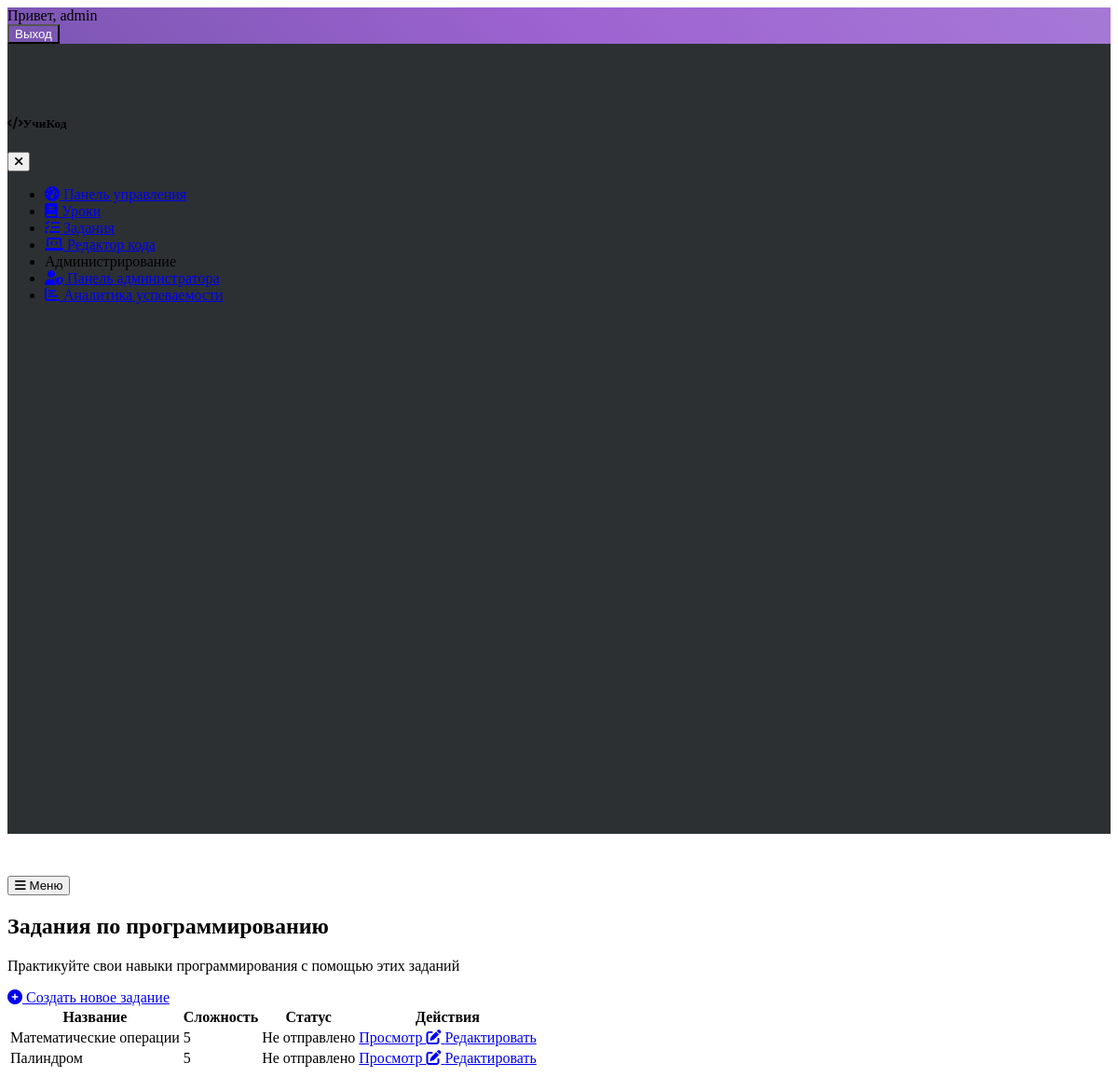
Screenshot of /assignments (signed in) with the database file from the repository.
### models.py (models this page shows, shortened)
class User(UserMixin, db.Model):
    id = db.Column(db.Integer, primary_key=True)
    username = db.Column(db.String(120), unique=True, nullable=False)
    password = db.Column(db.String(60), nullable=False)
    is_active = db.Column(db.Boolean, default=True)  # Добавлен атрибут is_active

class Assignment(db.Model):
    id = db.Column(db.Integer, primary_key=True)
    title = db.Column(db.String(200), nullable=False)
    description = db.Column(db.Text, nullable=False)
    tests = db.Column(db.Text, nullable=False)  # JSON string of test cases
    difficulty = db.Column(db.String(20), default="Medium")
    date_created = db.Column(db.DateTime, default=datetime.utcnow)
    date_updated = db.Column(db.DateTime, default=datetime.utcnow, onupdate=datetime.utcnow)
    is_published = db.Column(db.Boolean, default=True)
    submissions = db.relationship('Submission', backref='assignment', lazy=True, cascade="all, delete-orphan")

### app.py (the view)
@app.route('/assignments')
@login_required
def assignments():
    assignments = Assignment.query.all()  # Получаем все задания из базы данных
    return render_template('assignments.html', assignments=assignments)

### app.py (called while the page is built)
@login_manager.user_loader
def load_user(user_id):
    return User.query.get(int(user_id))

### templates/assignments.html (shortened to what this page needs)
{% extends "layout.html" %}
{% block content %}
<div class="container">
    <div class="row mb-4">
        <div class="col-md-8">
            <h2 class="mb-0">Задания по программированию</h2>
            <p class="text-muted">Практикуйте свои навыки программирования с помощью этих заданий</p>
        </div>
        <div class="col-md-4 text-md-end">
            <a href="{{ url_for('new_assignment') }}" class="btn btn-primary">
                <i class="fas fa-plus-circle me-2"></i> Создать новое задание
            </a>
        </div>
    </div>
    {% if assignments %}
    <div class="row">
        <div class="col-md-12">
            <div class="card">
                <div class="card-body p-0">
                    <div class="table-responsive">
                        <table class="table table-hover mb-0">
                            <thead>
                                <tr>
                                    <th>Название</th>
                                    <th>Сложность</th>
                                    <th>Статус</th>
                                    <th>Действия</th>
                                </tr>
                            </thead>
                            <tbody>
                                {% for assignment in assignments %}
                                <tr>
                                    <td>{{ assignment.title }}</td>
                                    <td>
                                        <span class="badge rounded-pill difficulty-badge {{ assignment.difficulty }}">
                                            {% if assignment.difficulty == 'Easy' %}Легкий
                                            {% elif assignment.difficulty == 'Medium' %}Средний
                                            {% elif assignment.difficulty == 'Hard' %}Сложный
                                            {% else %}{{ assignment.difficulty }}{% endif %}
                                        </span>
                                    </td>
                                    <td>
                                        <span class="badge bg-secondary">Не отправлено</span>
                                    </td>
                                    <td>
                                        <a href="{{ url_for('assignment_detail', assignment_id=assignment.id) }}" class="btn btn-sm btn-primary">
                                            Просмотр
                                        </a>
                                        <a href="{{ url_for('edit_assignment', assignment_id=assignment.id) }}" class="btn btn-sm btn-outline-secondary">
                                            <i class="fas fa-edit"></i> Редактировать
                                        </a>
                                    </td>
                                </tr>
                                {% endfor %}
                            </tbody>
                        </table>
                    </div>
                </div>
            </div>
        </div>
    </div>
    {% endif %}
</div>
{% endblock %}

### templates/layout.html (shortened to what this page needs)
<!DOCTYPE html>
<html lang="ru" data-bs-theme="dark">
<head>
    <link rel="stylesheet" href="https://cdn.replit.com/agent/bootstrap-agent-dark-theme.min.css">
    <link rel="stylesheet" href="https://cdnjs.cloudflare.com/ajax/libs/font-awesome/6.0.0/css/all.min.css">
    <link rel="stylesheet" href="https://cdnjs.cloudflare.com/ajax/libs/codemirror/5.65.2/codemirror.min.css">
    <link rel="stylesheet" href="https://cdnjs.cloudflare.com/ajax/libs/codemirror/5.65.2/theme/darcula.min.css">
    <link rel="stylesheet" href="{{ url_for('static', filename='css/custom.css') }}">
</head>
<body>
<nav class="navbar navbar-expand-lg navbar-light" style="background: linear-gradient(45deg, #7b56b2, #9d63d1, #a679d6);">
    <div class="container">
        <div class="d-flex">
            {% if current_user.is_authenticated %}
                <span class="navbar-text text-white mr-3">
                    Привет, {{ current_user.username }}
                </span>
                <form action="{{ url_for('logout') }}" method="post">
                    <button class="btn btn-light" type="submit" style="background-color: #7b56b2; color: white;">
                        Выход
                    </button>
                </form>
            {% else %}
                <a class="btn btn-light" href="{{ url_for('login') }}" style="background-color: #7b56b2; color: white;">Войти</a>
            {% endif %}
        </div>
    </div>
</nav>
    <div class="container-fluid">
        <div class="row">
            <div class="col-md-3 col-lg-2 d-md-block sidebar" id="sidebar-menu">
                <div class="sidebar-sticky">
                    <div class="d-flex justify-content-between align-items-center p-3 mb-3 border-bottom">
                        <h5 class="m-0"><i class="fas fa-code me-2"></i>УчиКод</h5>
                        <button class="btn btn-link d-md-none" type="button" aria-label="Close sidebar">
                            <i class="fas fa-times"></i>
                        </button>
                    </div>
                    <ul class="nav flex-column">
                        <li class="nav-item">
                            <a class="nav-link {% if request.path == '/dashboard' %}active{% endif %}" href="{{ url_for('dashboard') }}">
                                <i class="fas fa-tachometer-alt me-2"></i> Панель управления
                            </a>
                        </li>
                        <li class="nav-item">
                            <a class="nav-link {% if request.path == '/lessons' %}active{% endif %}" href="{{ url_for('lessons') }}">
                                <i class="fas fa-book me-2"></i> Уроки
                            </a>
                        </li>
                        <li class="nav-item">
                            <a class="nav-link {% if request.path == '/assignments' %}active{% endif %}" href="{{ url_for('assignments') }}">
                                <i class="fas fa-tasks me-2"></i> Задания
                            </a>
                        </li>
                        <li class="nav-item">
                            <a class="nav-link {% if request.path == '/code_editor' %}active{% endif %}" href="{{ url_for('code_editor') }}">
                                <i class="fas fa-laptop-code me-2"></i> Редактор кода
                            </a>
                        </li>
                        <li class="nav-item mt-3">
                            <div class="sidebar-heading px-3 py-2">
                                <span class="text-muted text-uppercase">Администрирование</span>
                            </div>
                        </li>
                        <li class="nav-item">
                            <a class="nav-link {% if request.path == '/admin_panel' %}active{% endif %}" href="{{ url_for('admin_panel') }}">
                                <i class="fas fa-user-shield me-2"></i> Панель администратора
                            </a>
                        </li>
                        <li class="nav-item">
                            <a class="nav-link {% if request.path == '/analytics' %}active{% endif %}" href="{{ url_for('analytics_dashboard') }}">
                                <i class="fas fa-chart-bar me-2"></i> Аналитика успеваемости
                            </a>
                        </li>
                    </ul>
                </div>
            </div>
            <main class="col-md-9 ms-sm-auto col-lg-10 px-md-4 main-content">
                <div class="d-flex justify-content-between flex-wrap flex-md-nowrap align-items-center pt-3 pb-2 mb-3 border-bottom">
                    <div class="btn-toolbar mb-2 mb-md-0">
                        <button class="btn btn-sm btn-outline-secondary d-md-none" id="mobile-menu-toggle">
                            <i class="fas fa-bars"></i> Меню
                        </button>
                    </div>
                </div>
                {% block content %}{% endblock %}
            </main>
        </div>
    </div>
</body>
</html>

### templates/custom.css (style rules this page uses)
.sidebar { height: 100%; min-height: 100vh; position: sticky; top: 0; z-index: 100; padding: 48px 0 0; box-shadow: inset -1px 0 0 rgba(0, 0, 0, .1); }
.sidebar-sticky { position: relative; top: 0; height: calc(100vh - 48px); padding-top: 0.5rem; overflow-x: hidden; overflow-y: auto; }
.main-content { padding-top: 1.5rem; }
[data-bs-theme=dark] .sidebar { background-color: rgba(33, 37, 41, 0.95); }
[data-bs-theme=dark] .table { --bs-table-hover-color: var(--bs-gray-200); }

### rows the page displays
User: username "admin"
Assignment: title "Математические операции", difficulty "5"
Assignment: title "Палиндром", difficulty "5"
